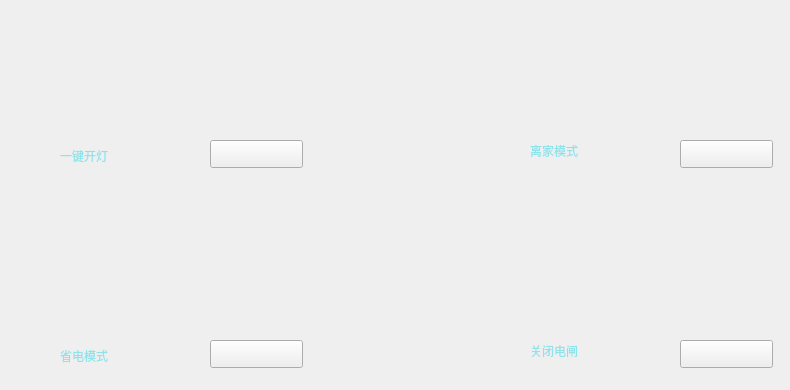
      <widget class="QWidget" name="mode">
       <widget class="QWidget" name="widget_2" native="true">
        <property name="geometry">
         <rect>
          <x>50</x>
          <y>20</y>
          <width>261</width>
          <height>171</height>
         </rect>
        </property>
        <property name="styleSheet">
         <string notr="true"/>
        </property>
        <widget class="QLabel" name="label_32">
         <property name="geometry">
          <rect>
           <x>10</x>
           <y>110</y>
           <width>91</width>
           <height>51</height>
          </rect>
         </property>
         <property name="styleSheet">
          <string notr="true">color: rgb(142, 227, 235);
font: 14pt &quot;微软雅黑&quot;;</string>
         </property>
         <property name="text">
          <string>一键开灯</string>
         </property>
        </widget>
        <widget class="QPushButton" name="btn_open">
         <property name="geometry">
          <rect>
           <x>160</x>
           <y>120</y>
           <width>93</width>
           <height>28</height>
          </rect>
         </property>
         <property name="styleSheet">
          <string notr="true">border-image: url(:/icon/btncheckon.png);</string>
         </property>
         <property name="text">
          <string/>
         </property>
        </widget>
        <widget class="QLabel" name="label_36">
         <property name="geometry">
          <rect>
           <x>80</x>
           <y>10</y>
           <width>101</width>
           <height>71</height>
          </rect>
         </property>
         <property name="styleSheet">
          <string notr="true">border-image: url(:/icon/deng.png);</string>
         </property>
         <property name="text">
          <string/>
         </property>
        </widget>
       </widget>
       <widget class="QWidget" name="widget_3" native="true">
        <property name="geometry">
         <rect>
          <x>50</x>
          <y>220</y>
          <width>261</width>
          <height>161</height>
         </rect>
        </property>
        <widget class="QLabel" name="label_33">
         <property name="geometry">
          <rect>
           <x>10</x>
           <y>120</y>
           <width>91</width>
           <height>31</height>
          </rect>
         </property>
         <property name="styleSheet">
          <string notr="true">color: rgb(142, 227, 235);
font: 14pt &quot;微软雅黑&quot;;</string>
         </property>
         <property name="text">
          <string>省电模式</string>
         </property>
        </widget>
        <widget class="QPushButton" name="btn_save">
         <property name="geometry">
          <rect>
           <x>160</x>
           <y>120</y>
           <width>93</width>
           <height>28</height>
          </rect>
         </property>
         <property name="styleSheet">
          <string notr="true">border-image: url(:/icon/btncheckon.png);</string>
         </property>
         <property name="text">
          <string/>
         </property>
        </widget>
        <widget class="QLabel" name="label_38">
         <property name="geometry">
          <rect>
           <x>80</x>
           <y>20</y>
           <width>101</width>
           <height>61</height>
          </rect>
         </property>
         <property name="styleSheet">
          <string notr="true">border-image: url(:/icon/shnegd.png);</string>
         </property>
         <property name="text">
          <string/>
         </property>
        </widget>
       </widget>
       <widget class="QWidget" name="widget_5" native="true">
        <property name="geometry">
         <rect>
          <x>520</x>
          <y>220</y>
          <width>261</width>
          <height>161</height>
         </rect>
        </property>
        <widget class="QLabel" name="label_34">
         <property name="geometry">
          <rect>
           <x>10</x>
           <y>110</y>
           <width>101</width>
           <height>41</height>
          </rect>
         </property>
         <property name="styleSheet">
          <string notr="true">color: rgb(142, 227, 235);
font: 14pt &quot;微软雅黑&quot;;</string>
         </property>
         <property name="text">
          <string>关闭电闸</string>
         </property>
        </widget>
        <widget class="QPushButton" name="btn_close_e">
         <property name="geometry">
          <rect>
           <x>160</x>
           <y>120</y>
           <width>93</width>
           <height>28</height>
          </rect>
         </property>
         <property name="styleSheet">
          <string notr="true">border-image: url(:/icon/btncheckoff.png);</string>
         </property>
         <property name="text">
          <string/>
         </property>
        </widget>
        <widget class="QLabel" name="label_39">
         <property name="geometry">
          <rect>
           <x>90</x>
           <y>20</y>
           <width>91</width>
           <height>61</height>
          </rect>
         </property>
         <property name="styleSheet">
          <string notr="true">border-image: url(:/icon/dianc.png);</string>
         </property>
         <property name="text">
          <string/>
         </property>
        </widget>
       </widget>
       <widget class="QWidget" name="widget_4" native="true">
        <property name="geometry">
         <rect>
          <x>520</x>
          <y>20</y>
          <width>261</width>
          <height>161</height>
         </rect>
        </property>
        <widget class="QLabel" name="label_35">
         <property name="geometry">
          <rect>
           <x>10</x>
           <y>110</y>
           <width>101</width>
           <height>41</height>
          </rect>
         </property>
         <property name="styleSheet">
          <string notr="true">color: rgb(142, 227, 235);
font: 14pt &quot;微软雅黑&quot;;</string>
         </property>
         <property name="text">
          <string>离家模式</string>
         </property>
        </widget>
        <widget class="QPushButton" name="btn_leave">
         <property name="geometry">
          <rect>
           <x>160</x>
           <y>120</y>
           <width>93</width>
           <height>28</height>
          </rect>
         </property>
         <property name="styleSheet">
          <string notr="true">border-image: url(:/icon/btncheckoff.png);</string>
         </property>
         <property name="text">
          <string/>
         </property>
        </widget>
        <widget class="QLabel" name="label_37">
         <property name="geometry">
          <rect>
           <x>90</x>
           <y>20</y>
           <width>81</width>
           <height>71</height>
          </rect>
         </property>
         <property name="styleSheet">
          <string notr="true">border-image: url(:/icon/home (2).png);</string>
         </property>
         <property name="text">
          <string/>
         </property>
        </widget>
       </widget>
      </widget>
